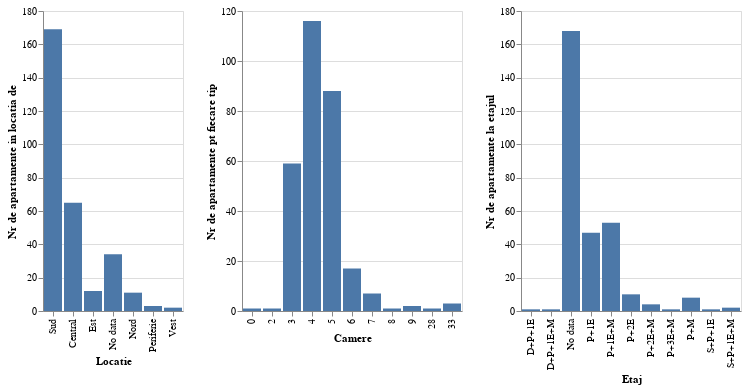

Notebook code for this chart:
### Code cell
histLoc = alt.Chart(source).mark_bar().encode(
    y=alt.Y('count(location):Q' ,axis=alt.Axis(title='Nr de apartamente in locatia de ')),
    x=alt.X('location:N', axis=alt.Axis( title='Locatie')),
    tooltip = [alt.Tooltip ('count()', title = 'Nr de apartamente in locatia de'),
               alt.Tooltip('mean(price)', title = 'Medie pret'),
               alt.Tooltip('mean(areaRaw)', title = 'Medie suprafta'),
               alt.Tooltip ('min(priceRounded)', title = 'Pret minim'),
               alt.Tooltip ('max(priceRounded)', title = 'Pret maxim'),
               alt.Tooltip ('min(areaRounded)', title = 'Suprafta minima'),
               alt.Tooltip ('max(areaRounded)', title = 'Suprafta maxima')]
)

histRooms = alt.Chart(source).mark_bar().encode(
    y=alt.Y('count(rooms):Q' ,axis=alt.Axis(title='Nr de apartamente pt fiecare tip ')),
    x=alt.X('rooms:O', axis=alt.Axis( title='Camere')),
    tooltip = [alt.Tooltip ('count()', title = 'Nr de apartamente pt fiecare tip'),
               alt.Tooltip('mean(price)', title = 'Medie pret'),
               alt.Tooltip('mean(areaRaw)', title = 'Medie suprafta'),
               alt.Tooltip ('min(priceRounded)', title = 'Pret minim'),
               alt.Tooltip ('max(priceRounded)', title = 'Pret maxim'),
               alt.Tooltip ('min(areaRounded)', title = 'Suprafta minima'),
               alt.Tooltip ('max(areaRounded)', title = 'Suprafta maxima')]
)

histFloor = alt.Chart(source).mark_bar().encode(
    y=alt.Y('count(no_of_levels):Q' ,axis=alt.Axis(title='Nr de apartamente la etajul')),
    x=alt.X('no_of_levels:N', axis=alt.Axis( title='Etaj')),
    tooltip = [alt.Tooltip ('count()', title = 'Nr de apartamente la etajul'),
               alt.Tooltip('mean(price)', title = 'Medie pret'),
               alt.Tooltip('mean(areaRaw)', title = 'Medie suprafta'),
               alt.Tooltip ('min(priceRounded)', title = 'Pret minim'),
               alt.Tooltip ('max(priceRounded)', title = 'Pret maxim'),
               alt.Tooltip ('min(areaRounded)', title = 'Suprafta minima'),
               alt.Tooltip ('max(areaRounded)', title = 'Suprafta maxima')]
)
chart4 = histLoc | histRooms | histFloor
chart4

### Figure 1 — Vega-Lite specification as saved in the notebook (floating-point values rounded to 4 significant figures; data arrays with more than 128 entries replaced by an {"elided": "..."} marker saying what was removed)
{"$schema": "https://vega.github.io/schema/vega-lite/v4.17.0.json", "config": {"view": {"continuousHeight": 300, "continuousWidth": 400}}, "data": {"name": "data-3f4460ae272c1c86bff9579c6354af59"}, "datasets": {"data-3f4460ae272c1c86bff9579c6354af59": {"elided": "296 records"}}, "hconcat": [{"encoding": {"tooltip": [{"aggregate": "count", "title": "Nr de apartamente in locatia de", "type": "quantitative"}, {"aggregate": "mean", "field": "price", "title": "Medie pret", "type": "quantitative"}, {"aggregate": "mean", "field": "areaRaw", "title": "Medie suprafta", "type": "quantitative"}, {"aggregate": "min", "field": "priceRounded", "title": "Pret minim", "type": "quantitative"}, {"aggregate": "max", "field": "priceRounded", "title": "Pret maxim", "type": "quantitative"}, {"aggregate": "min", "field": "areaRounded", "title": "Suprafta minima", "type": "quantitative"}, {"aggregate": "max", "field": "areaRounded", "title": "Suprafta maxima", "type": "quantitative"}], "x": {"axis": {"title": "Locatie"}, "field": "location", "type": "nominal"}, "y": {"aggregate": "count", "axis": {"title": "Nr de apartamente in locatia de "}, "field": "location", "type": "quantitative"}}, "mark": "bar"}, {"encoding": {"tooltip": [{"aggregate": "count", "title": "Nr de apartamente pt fiecare tip", "type": "quantitative"}, {"aggregate": "mean", "field": "price", "title": "Medie pret", "type": "quantitative"}, {"aggregate": "mean", "field": "areaRaw", "title": "Medie suprafta", "type": "quantitative"}, {"aggregate": "min", "field": "priceRounded", "title": "Pret minim", "type": "quantitative"}, {"aggregate": "max", "field": "priceRounded", "title": "Pret maxim", "type": "quantitative"}, {"aggregate": "min", "field": "areaRounded", "title": "Suprafta minima", "type": "quantitative"}, {"aggregate": "max", "field": "areaRounded", "title": "Suprafta maxima", "type": "quantitative"}], "x": {"axis": {"title": "Camere"}, "field": "rooms", "type": "ordinal"}, "y": {"aggregate": "count", "axis": {"title": "Nr de apartamente pt fiecare tip "}, "field": "rooms", "type": "quantitative"}}, "mark": "bar"}, {"encoding": {"tooltip": [{"aggregate": "count", "title": "Nr de apartamente la etajul", "type": "quantitative"}, {"aggregate": "mean", "field": "price", "title": "Medie pret", "type": "quantitative"}, {"aggregate": "mean", "field": "areaRaw", "title": "Medie suprafta", "type": "quantitative"}, {"aggregate": "min", "field": "priceRounded", "title": "Pret minim", "type": "quantitative"}, {"aggregate": "max", "field": "priceRounded", "title": "Pret maxim", "type": "quantitative"}, {"aggregate": "min", "field": "areaRounded", "title": "Suprafta minima", "type": "quantitative"}, {"aggregate": "max", "field": "areaRounded", "title": "Suprafta maxima", "type": "quantitative"}], "x": {"axis": {"title": "Etaj"}, "field": "no_of_levels", "type": "nominal"}, "y": {"aggregate": "count", "axis": {"title": "Nr de apartamente la etajul"}, "field": "no_of_levels", "type": "quantitative"}}, "mark": "bar"}]}
